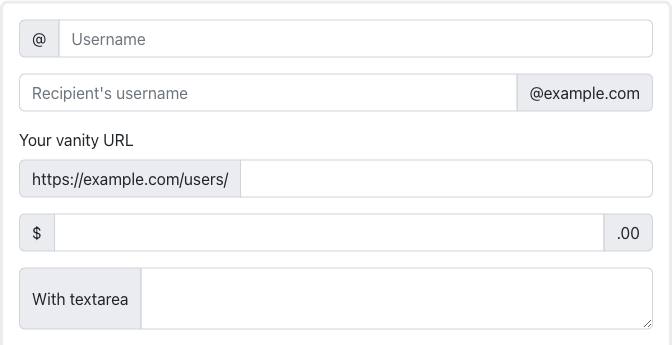
#> input picture form-handling-pipeline/_notebooks/temp/temp0.png, 672 x 345 px; its folder holds only this picture in this run
$ jupyter execute --allow-errors form_parser_visual.ipynb   (shell and % lines are left out)
#> lines starting #> are read from the running program, lines starting #| are printed output that depends on the picture; after the words box and inside, x2 and y2 are one past the last pixel; in counts of white or black regions, pixels touching at a corner belong together
[cell 1]
import cv2
import numpy as np
from matplotlib import pyplot as plt

from selenium import webdriver
from selenium.webdriver.chrome.service import Service
from webdriver_manager.chrome import ChromeDriverManager
from selenium.webdriver.common.by import By

#> (a cell that did not finish here is left out)

## Utils

[cell 3]
def show_img(img, title):
    plt.imshow(img)
    plt.title(title)
    plt.show()

# Contours

[cell 4]
URL = "https://ant.design/components/form"
#> (the rest of this cell did not finish here and is left out)

#> (a cell that did not finish here is left out)

#> (a cell that did not finish here is left out)

#> (a cell that did not finish here is left out)

[cell 8]
img_color = cv2.imread('temp/temp0.png')
#> img_color is the input picture: shape (345, 672, 3); mean B, G, R 249.7, 249.2, 248.8
plt.imshow(img_color)
plt.title('Form')
plt.show()

img = cv2.cvtColor(img_color, cv2.COLOR_BGR2GRAY)

ret, thresh = cv2.threshold(img, 127, 255, cv2.THRESH_BINARY)
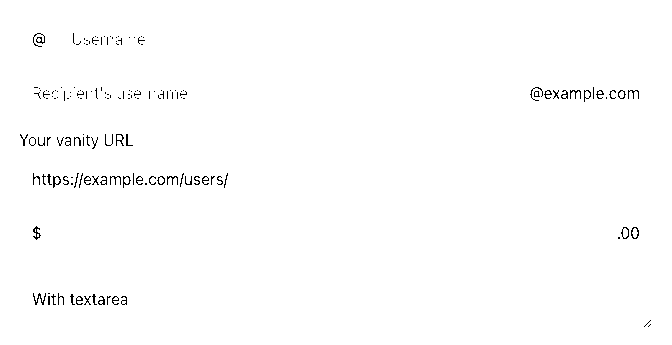
#> thresh: shape (345, 672); 99.1% white; black in thin lines or dots, all inside (x1, y1, x2, y2) = (20, 33, 651, 327)

plt.imshow(thresh)
plt.title('Threshold')
plt.show()
#> (the rest of this cell did not finish here and is left out)

# First: Text Detection, OCR, and Removal

[cell 9]
import cv2
import numpy as np
import pytesseract
from pytesseract import Output

[cell 10]
# URL = "https://ant.design/components/form"
# URL = "https://www.amazon.ca/ap/signin?openid.pape.max_auth_age=0&openid.return_to=https%3A%2F%2Fwww.amazon.ca%2Fgp%2Fcss%2Fhomepage.html%2Fref%3Dnav_ya_signin&openid.identity=http%3A%2F%2Fspecs.openid.net%2Fauth%2F2.0%2Fidentifier_select&openid.assoc_handle=caflex&openid.mode=checkid_setup&openid.claimed_id=http%3A%2F%2Fspecs.openid.net%2Fauth%2F2.0%2Fidentifier_select&openid.ns=http%3A%2F%2Fspecs.openid.net%2Fauth%2F2.0&"
URL = "https://react-bootstrap.github.io/forms/input-group/"
#> (the rest of this cell did not finish here and is left out)

#> (a cell that did not finish here is left out)

#> (a cell that did not finish here is left out)

[cell 13]
show_img(cv2.imread("temp/temp0.png"), "Form")

[cell 14]
# Install tesseract: https://github.com/tesseract-ocr/tesseract
pytesseract.pytesseract.tesseract_cmd = r'/usr/local/bin/tesseract' # Update the path to your tesseract executable

[cell 15]
def load_image(file_path):
    image = cv2.imread(file_path)
    orig = image.copy()
    return image, orig

[cell 16]
def preprocess_image(image):
    (H, W) = image.shape[:2]
#> H = 345; W = 672
    (newW, newH) = (640, 640)
    rW = W / float(newW)
#> rW = 1.05
    rH = H / float(newH)
#> rH = 0.539
    image = cv2.resize(image, (newW, newH))
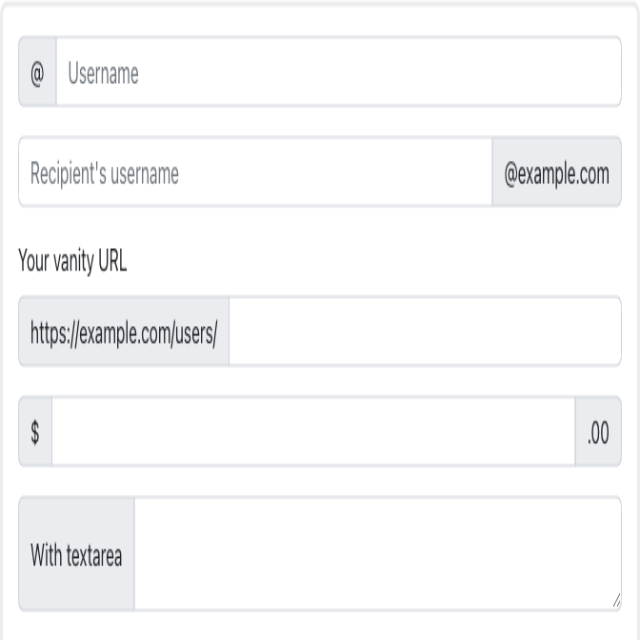
#> image: shape (640, 640, 3); mean of channels 0, 1, 2 249.7, 249.2, 248.8; drawn as B, G, R
    (H, W) = image.shape[:2]
#> H = 640; W = 640
    return image, rW, rH

[cell 17]
def detect_text(image):
    layer_names = ["feature_fusion/Conv_7/Sigmoid", "feature_fusion/concat_3"]
    net = cv2.dnn.readNet("frozen_east_text_detection.pb")
    blob = cv2.dnn.blobFromImage(image, 1.0, (640, 640), (123.68, 116.78, 103.94), swapRB=True, crop=False)
    net.setInput(blob)
    (scores, geometry) = net.forward(layer_names)
    return scores, geometry

[cell 18]
# [34 lines left out: function extract_text_boxes, not called in this run]

[cell 19]
# [22 lines left out: function perform_ocr, not called in this run]

[cell 20]
# [12 lines left out: functions draw_results, draw_results_with_text, not called in this run]

[cell 21]
# Load the input image
image, orig = load_image("temp/temp0.png")

# Preprocess the image
image, rW, rH = preprocess_image(image)
#> rW = 1.05; rH = 0.539

# Detect text using EAST text detector
#> (the rest of this cell did not finish here and is left out)
